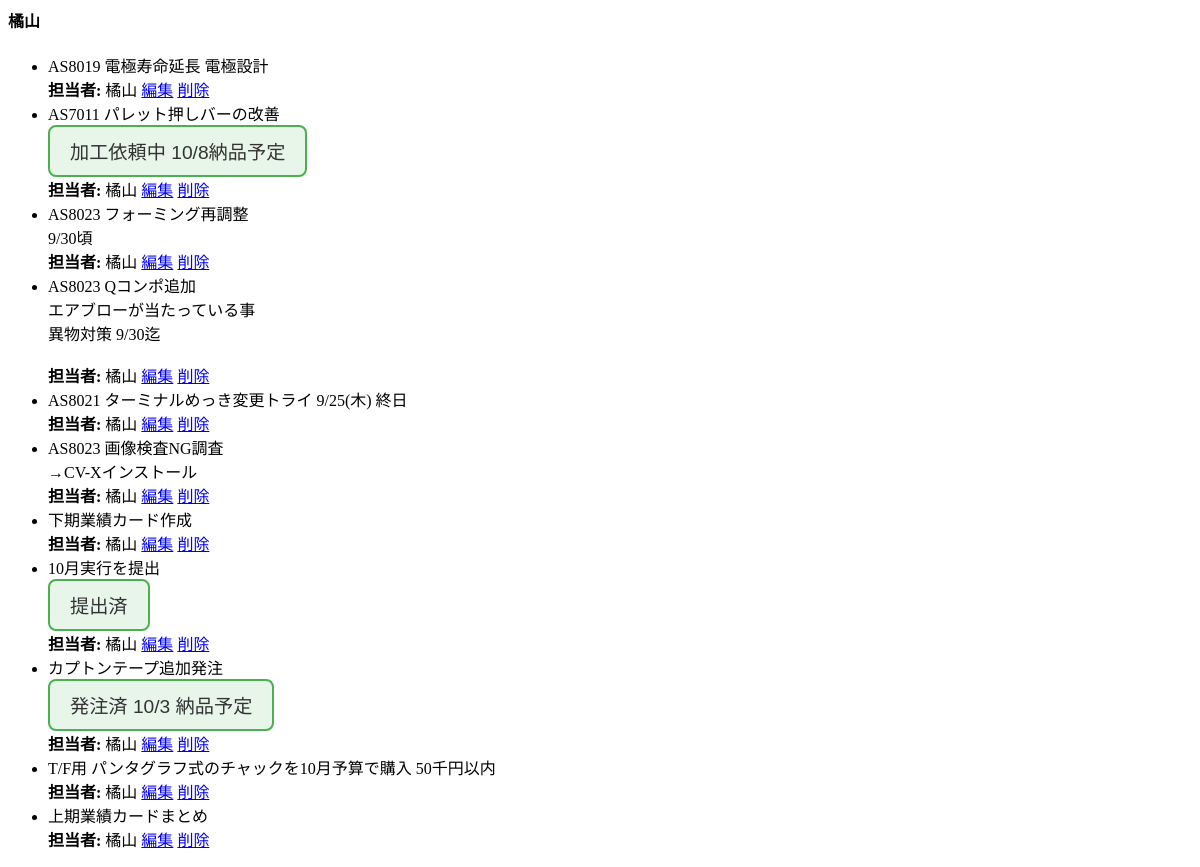
The app's page /person_tasks/1 with its own data.
### app.py (models this page shows)
class Person(db.Model):
    id = db.Column(db.Integer, primary_key=True)
    name = db.Column(db.String(50), nullable=False, unique=True)
    order = db.Column(db.Integer, nullable=False, default=0)  # 追加
    tasks = db.relationship('Task', backref='person', lazy=True, order_by='Task.priority')

class Task(db.Model):
    id = db.Column(db.Integer, primary_key=True)
    content = db.Column(db.Text, nullable=False)
    priority = db.Column(db.Integer, nullable=False)
    person_id = db.Column(db.Integer, db.ForeignKey('person.id'), nullable=True)

### app.py (the view)
@app.route('/person_tasks/<int:person_id>')
def person_tasks(person_id):
    person = Person.query.get_or_404(person_id)
    tasks = Task.query.filter_by(person_id=person_id).order_by(Task.priority).all()
    return render_template('task_list.html', tasks=tasks, person_name=person.name)

### templates/task_list.html (shortened to what this page needs)
<div class="card mt-3">
    <div class="card-body">
        <h4 id="task-title" class="card-title">{{ person_name if person_name else "タスク一覧" }}</h4>
        <ul id="task-list" class="list-group mt-3">
            {% for task in tasks %}
            <li class="list-group-item" data-task-id="{{ task.id }}">
                {{ task.content | safe }}
                {% if task.person %}
                <br><strong>担当者:</strong> {{ task.person.name }}
                {% else %}
                <br><strong>担当者:</strong> 未割り当て
                {% endif %}
                <a href="/edit/{{ task.id }}" class="btn btn-sm btn-info float-right">編集</a>
                <a href="/delete/{{ task.id }}" class="btn btn-sm btn-danger float-right mr-2" onclick="return confirm('本当に削除しますか？');">削除</a>
            </li>
            {% endfor %}
        </ul>
    </div>
</div>

### records on screen
Person: name "橘山"
Task: content "AS8019 電極寿命延長 電極設計", person.name "橘山"
Task: content "AS7011 パレット押しバーの改善 加工依頼中 10/8納品予定", person.name "橘山"
Task: content "AS8023 フォーミング再調整 9/30頃", person.name "橘山"
Task: content "AS8023 Qコンポ追加 エアブローが当たっている事 異物対策 9/30迄", person.name "橘山"
Task: content "AS8021 ターミナルめっき変更トライ 9/25(木) 終日", person.name "橘山"
Task: content "AS8023 画像検査NG調査 →CV-Xインストール", person.name "橘山"
Task: content "下期業績カード作成", person.name "橘山"
Task: content "10月実行を提出 提出済", person.name "橘山"
Task: content "カプトンテープ追加発注 発注済 10/3 納品予定", person.name "橘山"
Task: content "T/F用 パンタグラフ式のチャックを10月予算で購入 50千円以内", person.name "橘山"
Task: content "上期業績カードまとめ", person.name "橘山"
